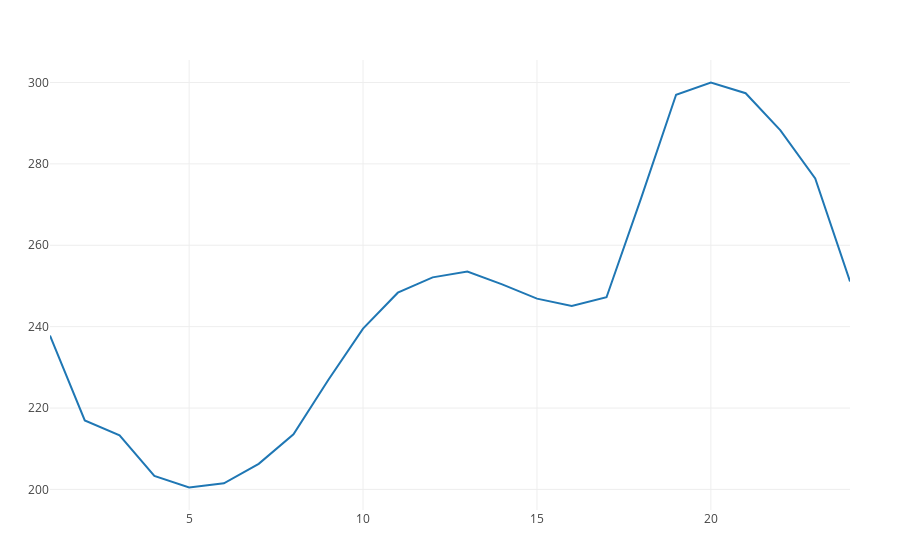

Notebook code for this chart:
### Markdown cell above
Time Series also can be easily plotted (In the future we expect to have a better way to plot Time Series and Power Systems)

### Code cell
plot(loads5_DA[1].maxactivepower*values(loads5_DA[1].scalingfactor))

### Figure 1 — Plotly figure (JSON) as saved in the notebook; plotly's stock layout.template omitted (floating-point values rounded to 4 significant figures)
{"data": [{"type": "scatter", "x": [1, 2, 3, 4, 5, 6, 7, 8, 9, 10, 11, 12, 13, 14, 15, 16, 17, 18, 19, 20, 21, 22, 23, 24], "y": [237.8, 217.0, 213.3, 203.3, 200.5, 201.5, 206.3, 213.5, 226.9, 239.5, 248.4, 252.1, 253.5, 250.4, 246.9, 245.1, 247.2, 271.7, 297.0, 300, 297.4, 288.3, 276.4, 251.1]}], "layout": {"margin": {"b": 50, "l": 50, "r": 50, "t": 60}}}
